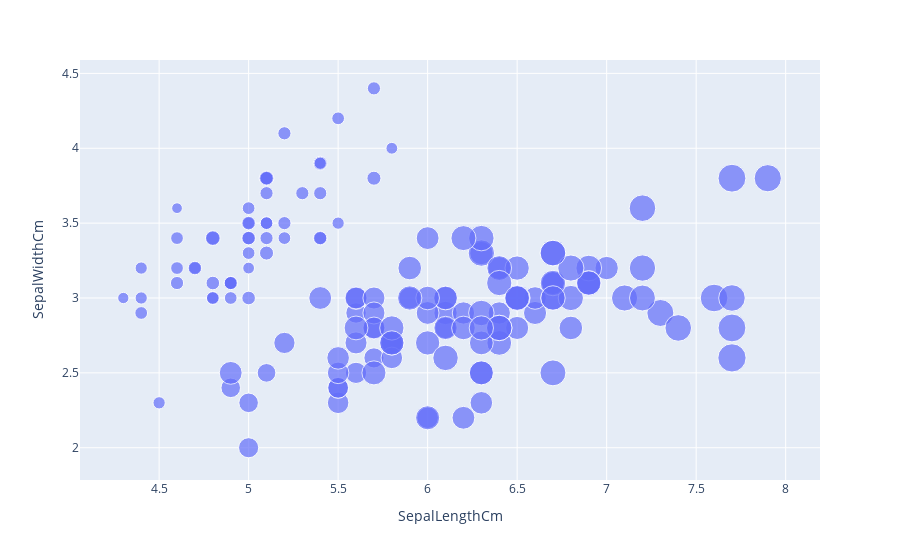

Write notebook code for a chart like this one.
### Code cell
fig = px.scatter(df, x="SepalLengthCm", y="SepalWidthCm", size='PetalLengthCm', hover_data=['PetalWidthCm'])
fig.show()

### Figure 1 — Plotly figure (JSON) as saved in the notebook; plotly's stock layout.template omitted (floating-point values rounded to 4 significant figures; data arrays with more than 128 entries replaced by an {"elided": "..."} marker saying what was removed)
{"data": [{"customdata": {"elided": "150x1 float values"}, "hovertemplate": "SepalLengthCm=%{x}<br>SepalWidthCm=%{y}<br>PetalLengthCm=%{marker.size}<br>PetalWidthCm=%{customdata[0]}<extra></extra>", "legendgroup": "", "marker": {"color": "#636efa", "size": {"elided": "150 float values"}, "sizemode": "area", "sizeref": 0.01725, "symbol": "circle"}, "mode": "markers", "name": "", "orientation": "v", "showlegend": false, "type": "scatter", "x": {"elided": "150 float values"}, "xaxis": "x", "y": {"elided": "150 float values"}, "yaxis": "y"}], "layout": {"legend": {"itemsizing": "constant", "tracegroupgap": 0}, "margin": {"t": 60}, "xaxis": {"anchor": "y", "domain": [0, 1], "title": {"text": "SepalLengthCm"}}, "yaxis": {"anchor": "x", "domain": [0, 1], "title": {"text": "SepalWidthCm"}}}}
